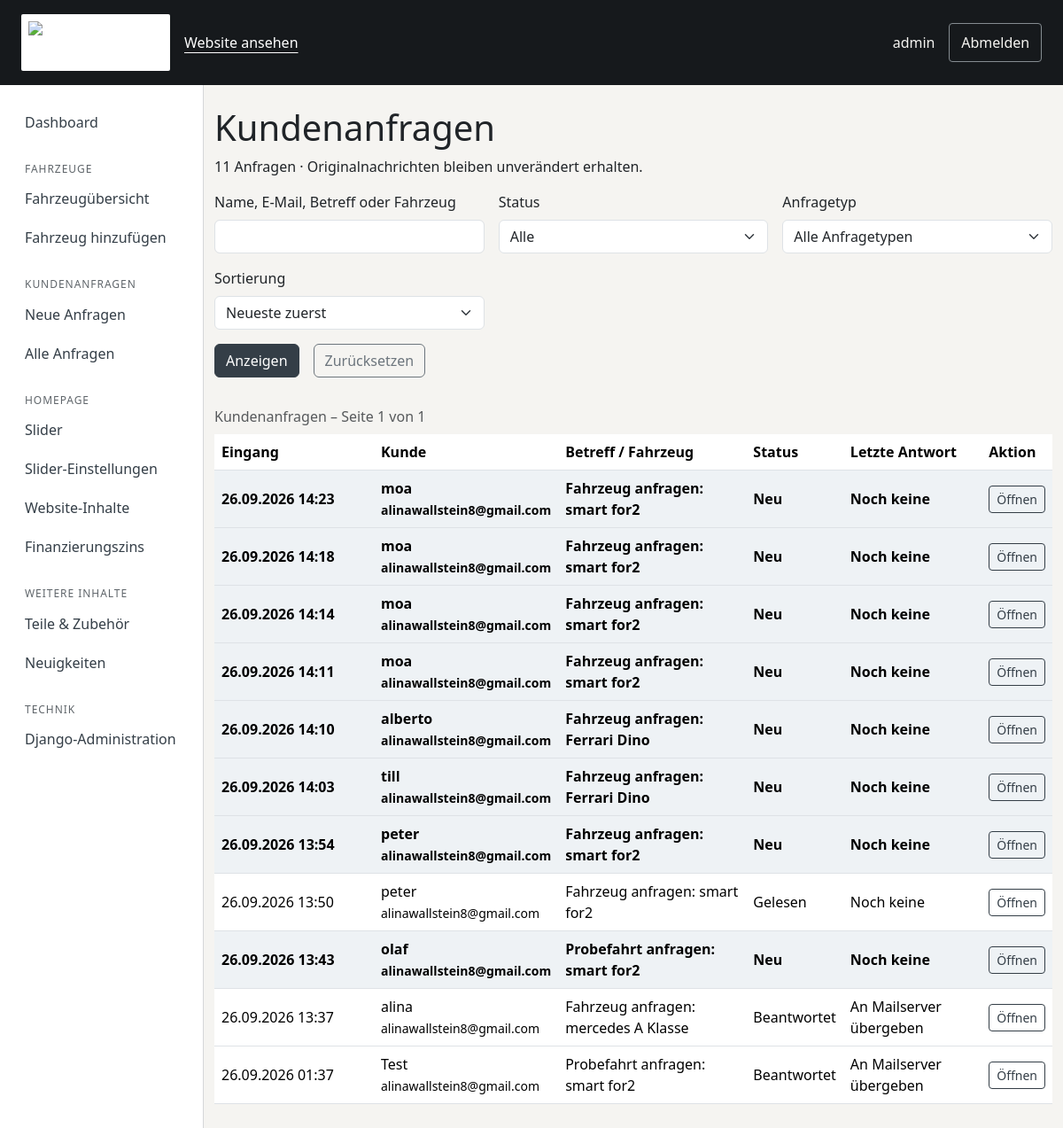
The app's page /verwaltung/anfragen/ (signed in) with its own data.
### vehicles/models.py (models this page shows, shortened)
class CustomerInquiry(models.Model):
    status = models.CharField('Status', max_length=20, choices=InquiryStatus.choices, default=InquiryStatus.NEW, db_index=True)
    subject = models.CharField('Betreff', max_length=300, blank=True, editable=False)
    inquiry_type = models.CharField(
        max_length=30,
        choices=[("vehicle_request", "Fahrzeug anfragen"), ("test_drive", "Probefahrt anfragen"), ("financing_request", "Finanzierung anfragen")],
        default="vehicle_request",
    )
    vehicle = models.ForeignKey(Vehicle, on_delete=models.SET_NULL, blank=True, null=True, related_name="inquiries")
    name = models.CharField(max_length=150)
    email = models.EmailField()
    phone = models.CharField(max_length=50, blank=True)
    message = models.TextField()
    financing_vehicle_price = models.DecimalField(max_digits=12, decimal_places=2, null=True, blank=True, editable=False)
    financing_downpayment = models.DecimalField(max_digits=12, decimal_places=2, null=True, blank=True, editable=False)
    financing_term_months = models.PositiveSmallIntegerField(null=True, blank=True, editable=False)
    financing_annual_rate = models.DecimalField(max_digits=5, decimal_places=2, null=True, blank=True, editable=False)
    financing_monthly_rate = models.DecimalField(max_digits=12, decimal_places=2, null=True, blank=True, editable=False)
    financing_final_payment = models.DecimalField(max_digits=12, decimal_places=2, null=True, blank=True, editable=False)
    created_at = models.DateTimeField(auto_now_add=True)
    updated_at = models.DateTimeField(auto_now=True)
    class Meta:
        ordering = ["-created_at"]
        verbose_name = "Kundenanfrage"
        verbose_name_plural = "Kundenanfragen"
    @property
    def display_subject(self):
        if self.subject:
            return self.subject
        vehicle = f'{self.vehicle.brand} {self.vehicle.model}' if self.vehicle else ''
        return f'{self.get_inquiry_type_display()}{": " + vehicle if vehicle else ""}'[:300]

### vehicles/inquiry_views.py (the view)
@never_cache
@login_required
@permission_required('vehicles.view_customerinquiry', raise_exception=True)
def inquiries(request):
    form = InquiryFilterForm(request.GET)
    items = inquiry_queryset()
    if form.is_valid():
        query = form.cleaned_data['q']
        if query:
            items = items.filter(Q(name__icontains=query) | Q(email__icontains=query) |
                Q(subject__icontains=query) | Q(vehicle__brand__icontains=query) | Q(vehicle__model__icontains=query))
        if form.cleaned_data['status']:
            items = items.filter(status=form.cleaned_data['status'])
        if form.cleaned_data['inquiry_type']:
            items = items.filter(inquiry_type=form.cleaned_data['inquiry_type'])
        items = items.order_by('created_at', 'pk') if form.cleaned_data['order'] == 'oldest' else items.order_by('-created_at', '-pk')
    else:
        items = items.none()
    latest_reply = InquiryReply.objects.filter(inquiry_id=OuterRef('pk')).order_by('-created_at', '-pk')
    items = items.annotate(latest_reply_status=Subquery(latest_reply.values('status')[:1]))
    query = request.GET.copy()
    query.pop('page', None)
    return render(request, 'management/inquiry_list.html', {
        'form': form, 'page_obj': Paginator(items, 20).get_page(request.GET.get('page')), 'page_query': query.urlencode(),
    })

### vehicles/inquiry_forms.py
class InquiryFilterForm(forms.Form):
    q = forms.CharField(label='Name, E-Mail, Betreff oder Fahrzeug', required=False, max_length=200,
                        widget=forms.TextInput(attrs={'class': 'form-control', 'type': 'search'}))
    status = forms.ChoiceField(label='Status', required=False,
        choices=[('', 'Alle')] + list(InquiryStatus.choices), widget=forms.Select(attrs={'class': 'form-select'}))
    inquiry_type = forms.ChoiceField(label='Anfragetyp', required=False,
        choices=[('', 'Alle Anfragetypen')] + list(CustomerInquiry._meta.get_field('inquiry_type').choices),
        widget=forms.Select(attrs={'class': 'form-select'}))
    order = forms.ChoiceField(label='Sortierung', required=False,
        choices=[('newest', 'Neueste zuerst'), ('oldest', 'Älteste zuerst')],
        widget=forms.Select(attrs={'class': 'form-select'}))

### vehicles/content.py (called while the page is built)
def homepage_content(values=None):
    interval = Homepage._meta.get_field("slider_interval").default
    if values is None:
        page = Homepage.objects.filter(pk=1).first()
        values = page.published if page else {}
        interval = page.slider_interval if page else interval
    result = {key: values.get(key, default) for key, label, default, group in TEXT_FIELDS}
    image_ids = [values[key] for key, *_ in IMAGE_FIELDS if isinstance(values.get(key), int)]
    images = HomepageImage.objects.in_bulk(image_ids)
    for key, label, fallback, group in IMAGE_FIELDS:
        asset = images.get(values.get(key))
        result[key] = asset.image.url if asset else (static(fallback) if fallback else '')
    result["slider_interval"] = interval
    return result

def website_content(request):
    if not hasattr(request, '_homepage_content'):
        request._homepage_content = homepage_content()
    return {'site_content': request._homepage_content}

### vehicles/inquiry_views.py (called while the page is built)
def inquiry_queryset():
    return CustomerInquiry.objects.select_related('vehicle')

### templates/management/inquiry_list.html (shortened to what this page needs)
{% extends 'management/base.html' %}
{% block content %}
<section class="container py-4">
    <h1>Kundenanfragen</h1>
    <p>{{ page_obj.paginator.count }} Anfragen · Originalnachrichten bleiben unverändert erhalten.</p>
    <form method="get" class="row g-3 mb-4">
        {% for field in form %}<div class="col-md-4"><label class="form-label" for="{{ field.id_for_label }}">{{ field.label }}</label>{{ field }}{{ field.errors }}</div>{% endfor %}
        <div class="d-flex gap-3"><button class="btn btn-primary" type="submit">Anzeigen</button><a class="btn btn-outline-secondary" href="{% url 'management_inquiries' %}">Zurücksetzen</a></div>
    </form>
    <div class="table-responsive"><table class="table management-table">
        <caption>Kundenanfragen – Seite {{ page_obj.number }} von {{ page_obj.paginator.num_pages }}</caption>
        <thead><tr><th scope="col">Eingang</th><th scope="col">Kunde</th><th scope="col">Betreff / Fahrzeug</th><th scope="col">Status</th><th scope="col">Letzte Antwort</th><th scope="col">Aktion</th></tr></thead>
        <tbody>{% for inquiry in page_obj %}<tr{% if inquiry.status == 'new' %} class="inquiry-new"{% endif %}>
            <td>{{ inquiry.created_at|date:'d.m.Y H:i' }}</td><td>{{ inquiry.name }}<br><small>{{ inquiry.email }}</small></td>
            <td>{{ inquiry.display_subject }}</td><td>{{ inquiry.get_status_display }}</td>
            <td>{% if inquiry.latest_reply_status == 'sent' %}An Mailserver übergeben{% elif inquiry.latest_reply_status == 'failed' %}Fehlgeschlagen{% elif inquiry.latest_reply_status == 'sending' %}Ergebnis offen{% elif inquiry.latest_reply_status == 'test' %}Nur Testbetrieb{% else %}Noch keine{% endif %}</td>
            <td><a class="btn btn-sm btn-outline-primary" href="{% url 'inquiry_detail' inquiry.pk %}">Öffnen</a></td>
        </tr>{% empty %}<tr><td colspan="6">Keine passenden Anfragen vorhanden.</td></tr>{% endfor %}</tbody>
    </table></div>
</section>
{% endblock %}

### templates/management/base.html (shortened to what this page needs)
{% load static %}
<!DOCTYPE html>
<html lang="de">
<head>
    <link href="https://cdn.jsdelivr.net/npm/bootstrap@5.3.3/dist/css/bootstrap.min.css" rel="stylesheet">
    <link href="{% static 'css/management.css' %}?v=slider-editor-5" rel="stylesheet">
    <link href="{% static 'vendor/cropperjs/cropper.min.css' %}" rel="stylesheet">
    <link href="{% static 'css/hero-slider.css' %}?v=slider-9" rel="stylesheet">
</head>
<body>
    <header class="management-header">
        <div class="container-fluid d-flex align-items-center flex-wrap gap-3 px-4 py-3">
            <a href="{% url 'dashboard' %}" class="management-brand"><img src="{% static 'images/logo.png' %}" width="168" height="48" alt="Auto Wallstein – Verwaltung"></a>
            <a href="{% url 'home' %}">Website ansehen</a>
            <span class="ms-auto">{{ user.get_full_name|default:user.username }}</span>
            <form method="post" action="{% url 'logout' %}">{% csrf_token %}<button class="management-logout" type="submit">Abmelden</button></form>
        </div>
    </header>
    <div class="management-layout">
        <nav id="site-menu" class="management-sidebar" aria-label="Verwaltung">
            <a href="{% url 'dashboard' %}"{% if request.resolver_match.url_name == 'dashboard' %} aria-current="page"{% endif %}>Dashboard</a>
            {% if perms.vehicles.view_vehicle %}<h2>Fahrzeuge</h2>
            <a href="{% url 'management_vehicles' %}">Fahrzeugübersicht</a>
            {% if perms.vehicles.add_vehicle %}<a href="{% url 'vehicle_create' %}">Fahrzeug hinzufügen</a>{% endif %}{% endif %}
            {% if perms.vehicles.view_customerinquiry %}<h2>Kundenanfragen</h2>
            <a href="{% url 'management_inquiries' %}?status=new">Neue Anfragen</a>
            <a href="{% url 'management_inquiries' %}">Alle Anfragen</a>{% endif %}
            {% if perms.vehicles.view_heroslide or perms.vehicles.change_homepage or perms.vehicles.change_slider_settings %}<h2>Homepage</h2>
            {% if perms.vehicles.view_heroslide %}<a href="{% url 'management_slides' %}">Slider</a>{% endif %}
            {% if perms.vehicles.change_slider_settings %}<a href="{% url 'slider_settings' %}">Slider-Einstellungen</a>{% endif %}
            {% if perms.vehicles.change_homepage %}<a href="{% url 'homepage_edit' %}">Website-Inhalte</a>{% endif %}{% endif %}
            {% if perms.vehicles.change_slider_settings %}<a href="{% url 'financing_settings' %}">Finanzierungszins</a>{% endif %}
            {% if perms.vehicles.view_accessory or perms.vehicles.view_newsarticle %}<h2>Weitere Inhalte</h2>
            {% if perms.vehicles.view_accessory %}<a href="{% url 'management_accessories' %}">Teile & Zubehör</a>{% endif %}
            {% if perms.vehicles.view_newsarticle %}<a href="{% url 'management_news' %}">Neuigkeiten</a>{% endif %}{% endif %}
            {% if user.is_superuser %}<h2>Technik</h2><a href="{% url 'admin:index' %}">Django-Administration</a>{% endif %}
        </nav>
        <main id="management-content" tabindex="-1">
            {% block content %}{% endblock %}
        </main>
    </div>
</body>
</html>

### static/css/management.css (style rules this page uses)
body { background: #f5f4f1; color: #202428; }
.management-header { background: #16191c; color: #f5f4f1; }
.management-header a { color: #ffffff; min-height: 44px; display: inline-flex; align-items: center; text-underline-offset: .3em; }
.management-brand img { width: 168px; height: auto; object-fit: contain; background: #fff; padding: 8px; border-radius: 2px; }
.management-table th, .management-table td { vertical-align: middle; }
.management-table caption { caption-side: top; }
.management-table td:first-child { min-width: 180px; }
input, select, textarea { scroll-margin-block: 5rem; }
.management-layout { display: grid; grid-template-columns: 230px minmax(0, 1fr); min-height: 85vh; }
.management-layout main { min-width: 0; }
.management-sidebar { background: #fff; border-right: 1px solid #d5d7d8; padding: 1.25rem; }
.management-sidebar h2 { font-size: .75rem; text-transform: uppercase; letter-spacing: .08em; color: #60666b; margin: 1.5rem .5rem .25rem; }
.management-sidebar a { display: flex; align-items: center; min-height: 44px; padding: .5rem; color: #202428; border-radius: 4px; text-decoration: none; }
.management-logout { color: inherit; background: transparent; border: 1px solid #858c91; border-radius: 4px; min-height: 44px; padding: .4rem .8rem; }
.management-layout .btn-primary { --bs-btn-bg: #343e47; --bs-btn-border-color: #343e47; --bs-btn-hover-bg: #1c252d; --bs-btn-hover-border-color: #1c252d; }
.inquiry-new td { background: #eef2f5; font-weight: 600; }
.management-layout a:not(.btn) { color: #343e47; }
.management-layout .btn-outline-primary { --bs-btn-color: #343e47; --bs-btn-border-color: #343e47; --bs-btn-hover-bg: #343e47; --bs-btn-hover-border-color: #343e47; }

### records on screen
CustomerInquiry: created_at "26.09.2026 14:23", name "moa", email "alinawallstein8@gmail.com", display_subject "Fahrzeug anfragen: smart for2", status "Neu", shows "Noch keine"
CustomerInquiry: created_at "26.09.2026 14:18", name "moa", email "alinawallstein8@gmail.com", display_subject "Fahrzeug anfragen: smart for2", status "Neu", shows "Noch keine"
CustomerInquiry: created_at "26.09.2026 14:14", name "moa", email "alinawallstein8@gmail.com", display_subject "Fahrzeug anfragen: smart for2", status "Neu", shows "Noch keine"
CustomerInquiry: created_at "26.09.2026 14:11", name "moa", email "alinawallstein8@gmail.com", display_subject "Fahrzeug anfragen: smart for2", status "Neu", shows "Noch keine"
CustomerInquiry: created_at "26.09.2026 14:10", name "alberto", email "alinawallstein8@gmail.com", display_subject "Fahrzeug anfragen: Ferrari Dino", status "Neu", shows "Noch keine"
CustomerInquiry: created_at "26.09.2026 14:03", name "till", email "alinawallstein8@gmail.com", display_subject "Fahrzeug anfragen: Ferrari Dino", status "Neu", shows "Noch keine"
CustomerInquiry: created_at "26.09.2026 13:54", name "peter", email "alinawallstein8@gmail.com", display_subject "Fahrzeug anfragen: smart for2", status "Neu", shows "Noch keine"
CustomerInquiry: created_at "26.09.2026 13:50", name "peter", email "alinawallstein8@gmail.com", display_subject "Fahrzeug anfragen: smart for2", status "Gelesen", shows "Noch keine"
CustomerInquiry: created_at "26.09.2026 13:43", name "olaf", email "alinawallstein8@gmail.com", display_subject "Probefahrt anfragen: smart for2", status "Neu", shows "Noch keine"
CustomerInquiry: created_at "26.09.2026 13:37", name "alina", email "alinawallstein8@gmail.com", display_subject "Fahrzeug anfragen: mercedes A Klasse", status "Beantwortet", shows "An Mailserver übergeben"
CustomerInquiry: created_at "26.09.2026 01:37", name "Test", email "alinawallstein8@gmail.com", display_subject "Probefahrt anfragen: smart for2", status "Beantwortet", shows "An Mailserver übergeben"

### other values on screen
{{ user.get_full_name|default:user.username }} "admin"
{{ page_obj.paginator.count }} "11"
{{ field.label }} "Name, E-Mail, Betreff oder Fahrzeug" "Status" "Anfragetyp" "Sortierung"
{{ page_obj.number }} "1"
{{ page_obj.paginator.num_pages }} "1"
